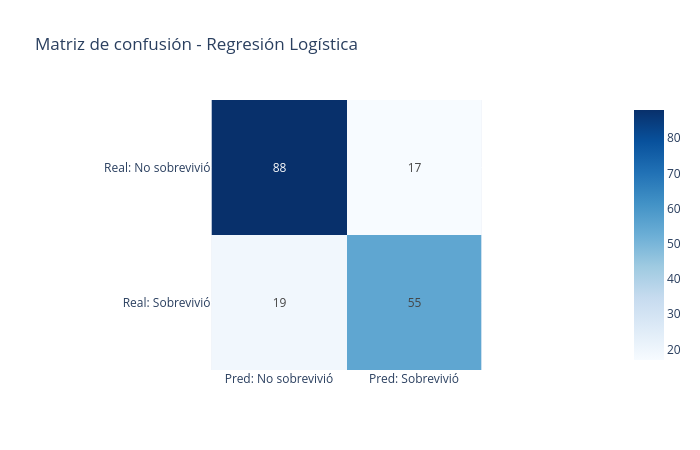

Here is the notebook cell this chart was saved with:
### Code cell
# Matriz de confusión con Plotly
cm_lr = confusion_matrix(y_test, y_pred)

cm_lr_df = pd.DataFrame(
    cm_lr,
    index=['Real: No sobrevivió', 'Real: Sobrevivió'],
    columns=['Pred: No sobrevivió', 'Pred: Sobrevivió']
)

fig = px.imshow(
    cm_lr_df,
    text_auto=True,
    color_continuous_scale='Blues',
    title='Matriz de confusión - Regresión Logística'
)
fig.update_layout(width=700, height=450)
fig.show()

### Figure 1 — Plotly figure (JSON) as saved in the notebook; plotly's stock layout.template omitted (floating-point values rounded to 4 significant figures)
{"data": [{"coloraxis": "coloraxis", "hovertemplate": "x: %{x}<br>y: %{y}<br>color: %{z}<extra></extra>", "name": "0", "texttemplate": "%{z}", "type": "heatmap", "x": ["Pred: No sobrevivió", "Pred: Sobrevivió"], "xaxis": "x", "y": ["Real: No sobrevivió", "Real: Sobrevivió"], "yaxis": "y", "z": [[88, 17], [19, 55]]}], "layout": {"coloraxis": {"autocolorscale": false, "colorscale": [[0.0, "rgb(247,251,255)"], [0.125, "rgb(222,235,247)"], [0.25, "rgb(198,219,239)"], [0.375, "rgb(158,202,225)"], [0.5, "rgb(107,174,214)"], [0.625, "rgb(66,146,198)"], [0.75, "rgb(33,113,181)"], [0.875, "rgb(8,81,156)"], [1.0, "rgb(8,48,107)"]]}, "height": 450, "title": {"text": "Matriz de confusión - Regresión Logística"}, "width": 700, "xaxis": {"anchor": "y", "constrain": "domain", "domain": [0.0, 1.0], "scaleanchor": "y"}, "yaxis": {"anchor": "x", "autorange": "reversed", "constrain": "domain", "domain": [0.0, 1.0]}}}
